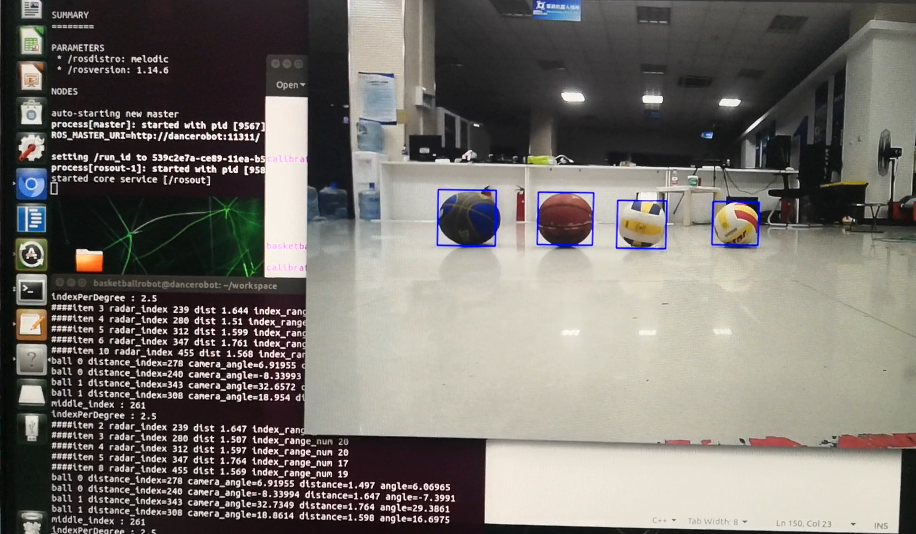
#> input picture images/detection.png, 1831 x 1068 px, given in place of the camera (shown at 1/2 size)
$ python cylinder_params_find.py
#> lines starting #> are read from the running program, lines starting #| are printed output that depends on the picture; after the words box and inside, x2 and y2 are one past the last pixel; in counts of white or black regions, pixels touching at a corner belong together
from __future__ import division
import cv2
import numpy as np

def nothing(*arg):
        pass

# Initial HSV GUI slider values to load on program start.
icol = (40, 100, 60, 130, 205, 175)    # Green
#icol = (18, 0, 196, 36, 255, 255)  # Yellow
#icol = (89, 0, 0, 125, 255, 255)  # Blue
#icol = (0, 100, 80, 10, 255, 255)   # Red
cv2.namedWindow('colorTest')
# Lower range colour sliders.
cv2.createTrackbar('lowHue', 'colorTest', icol[0], 255, nothing)
cv2.createTrackbar('lowSat', 'colorTest', icol[1], 255, nothing)
cv2.createTrackbar('lowVal', 'colorTest', icol[2], 255, nothing)
# Higher range colour sliders.
cv2.createTrackbar('highHue', 'colorTest', icol[3], 255, nothing)
cv2.createTrackbar('highSat', 'colorTest', icol[4], 255, nothing)
cv2.createTrackbar('highVal', 'colorTest', icol[5], 255, nothing)

# Raspberry pi file path example.
#frame = cv2.imread('/home/pi/python3/opencv/color-test/colour-circles-test.jpg')
# Windows file path example.
cap= cv2.VideoCapture(0)
cap.set(3,1280)
cap.set(4,720)
while True:
    _,frame =cap.read()
#> frame is the input picture: shape (1068, 1831, 3); mean B, G, R 107.4, 112.5, 116.8
    # Get HSV values from the GUI sliders.
    lowHue = cv2.getTrackbarPos('lowHue', 'colorTest')
    lowSat = cv2.getTrackbarPos('lowSat', 'colorTest')
    lowVal = cv2.getTrackbarPos('lowVal', 'colorTest')
    highHue = cv2.getTrackbarPos('highHue', 'colorTest')
    highSat = cv2.getTrackbarPos('highSat', 'colorTest')
    highVal = cv2.getTrackbarPos('highVal', 'colorTest')

    # Show the original image.
    cv2.imshow('frame', frame)

    # Blur methods available, comment or uncomment to try different blur methods.
    frameBGR = cv2.GaussianBlur(frame, (7, 7), 0)
    #frameBGR = cv2.medianBlur(frameBGR, 7)
    #frameBGR = cv2.bilateralFilter(frameBGR, 15 ,75, 75)
    """kernal = np.ones((15, 15), np.float32)/255
    frameBGR = cv2.filter2D(frameBGR, -1, kernal)"""

    # Show blurred image.
    cv2.imshow('blurred', frameBGR)

    # HSV (Hue, Saturation, Value).
    # Convert the frame to HSV colour model.
    hsv = cv2.cvtColor(frameBGR, cv2.COLOR_BGR2HSV)
#> hsv: shape (1068, 1831, 3); mean H, S, V 56.6, 39.3, 119.2

    # HSV values to define a colour range.
    colorLow = np.array([lowHue,lowSat,lowVal])
    colorHigh = np.array([highHue,highSat,highVal])
    mask = cv2.inRange(hsv, colorLow, colorHigh)
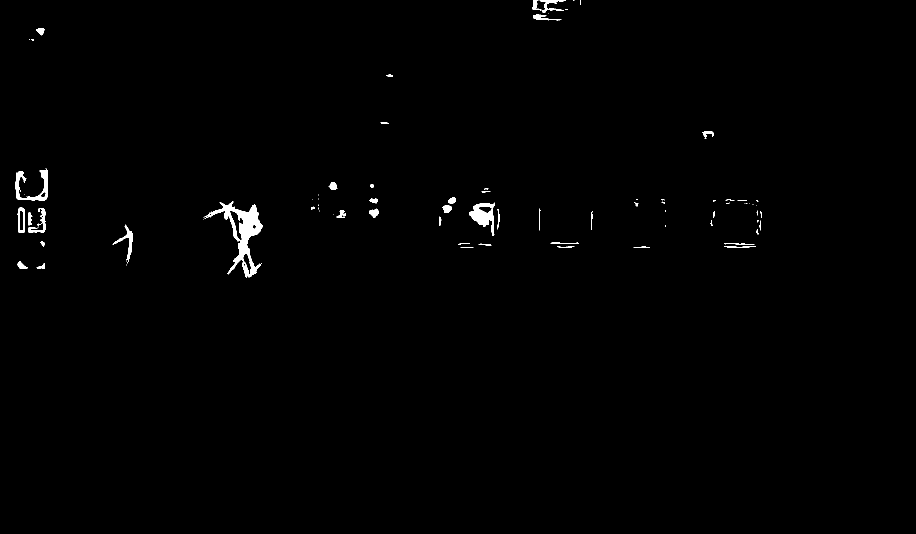
#> mask: shape (1068, 1831) (shown at 1/2 size); 0.67% white; 83 white regions (38 under 20 px), largest, box (x1, y1, x2, y2) and area: (407, 402, 525, 555) 4763, (938, 405, 989, 471) 1496, (30, 336, 96, 401) 1370
    # Show the first mask
    cv2.imshow('mask-plain', mask)

    kernal = cv2.getStructuringElement(cv2.MORPH_ELLIPSE, (7, 7))
    mask = cv2.morphologyEx(mask, cv2.MORPH_CLOSE, kernal)
#> mask: shape (1068, 1831); 0.74% white; 63 white regions (24 under 20 px), largest, box (x1, y1, x2, y2) and area: (407, 402, 525, 555) 5072, (938, 405, 989, 471) 1542, (30, 336, 96, 401) 1446
    mask = cv2.morphologyEx(mask, cv2.MORPH_OPEN, kernal)
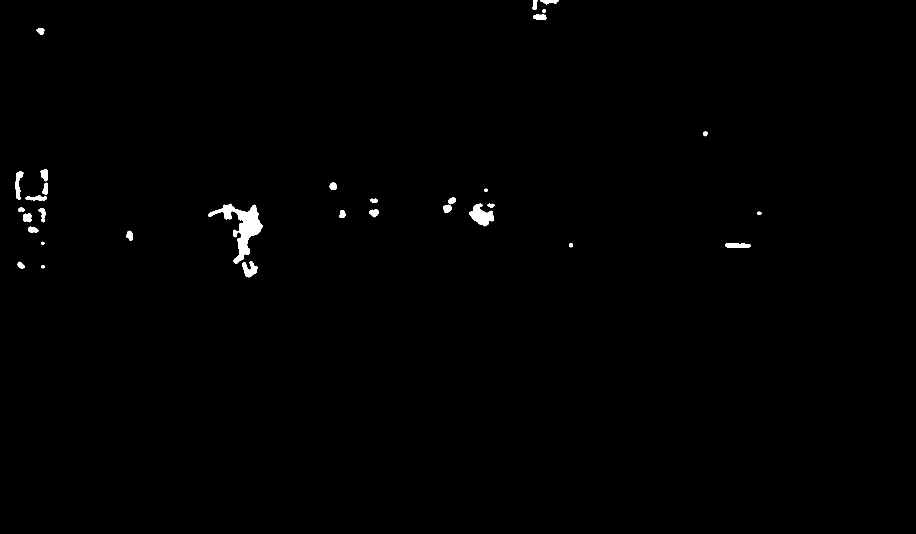
#> mask: shape (1068, 1831) (shown at 1/2 size); 0.55% white; 33 white regions, largest, box (x1, y1, x2, y2) and area: (416, 407, 525, 528) 3849, (938, 407, 988, 453) 1237, (485, 522, 516, 555) 567

    # Show morphological transformation mask
    cv2.imshow('mask', mask)

    # Put mask over top of the original image.
    result = cv2.bitwise_and(frame, frame, mask = mask)

    # Show final output image
    cv2.imshow('colorTest', result)

    k = cv2.waitKey(5) & 0xFF
#> (key Esc is pressed here)
    if k == 27:
        break

cv2.destroyAllWindows()

$ run again, on images/shoot.png
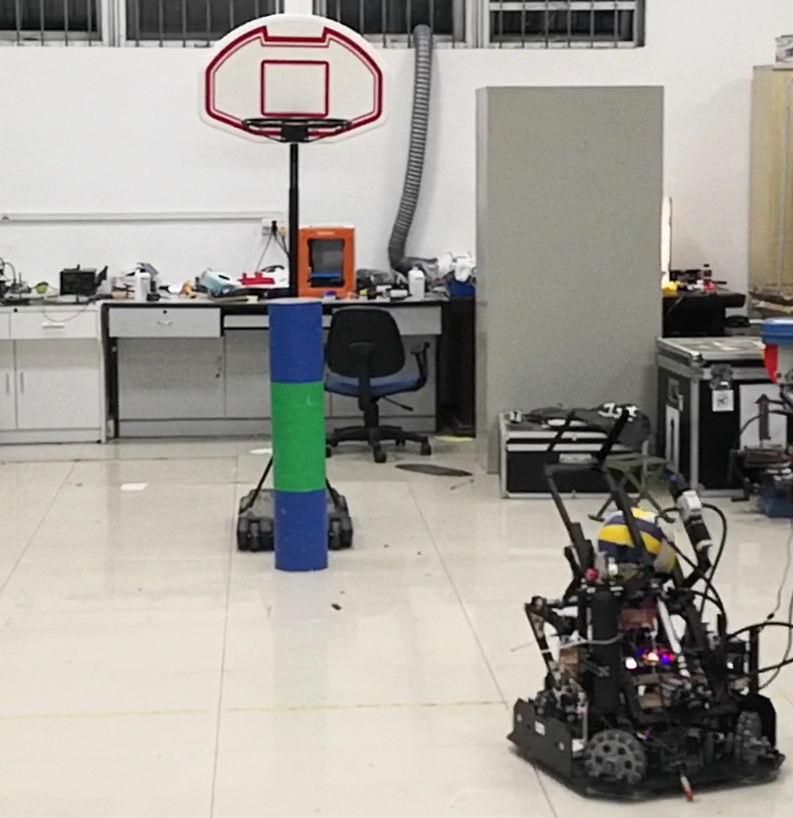
#> input picture images/shoot.png, 793 x 818 px, given in place of the camera
#> frame is the input picture: shape (818, 793, 3); mean B, G, R 150.8, 157.4, 160.7
#> hsv: shape (818, 793, 3); mean H, S, V 31, 23.7, 162.9
#> `mask = cv2.inRange(hsv, colorLow, colorHigh)`:
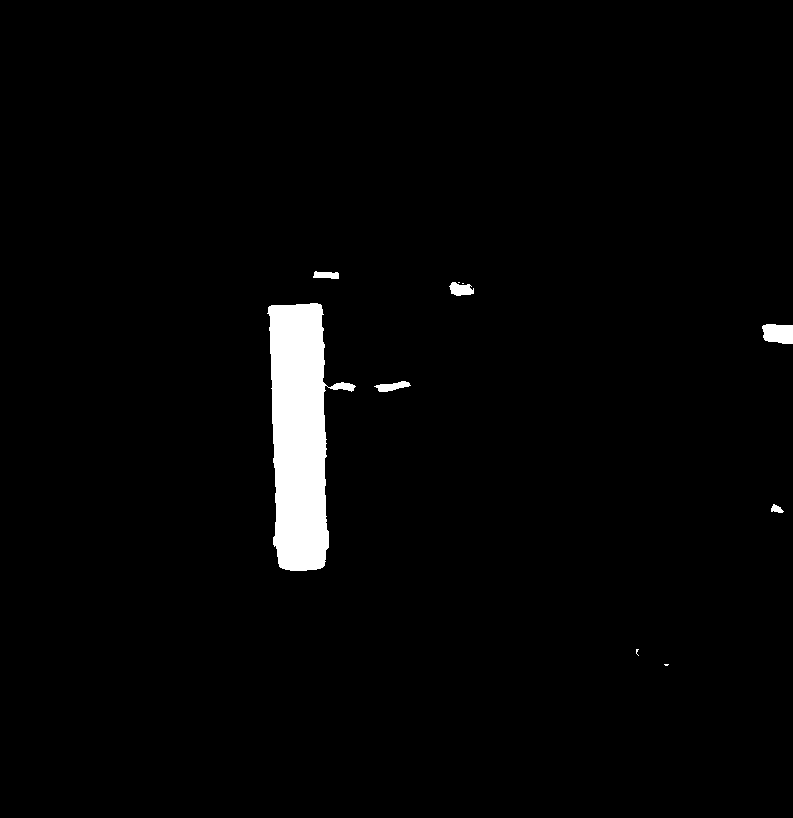
#> mask: shape (818, 793); 2.3% white; 10 white regions (4 under 20 px), largest, box (x1, y1, x2, y2) and area: (267, 303, 356, 571) 13966, (762, 324, 793, 344) 537, (449, 282, 474, 296) 243, (374, 381, 411, 392) 224, (313, 271, 339, 279) 158, (771, 504, 784, 513) 72
#> `result = cv2.bitwise_and(frame, frame, mask = mask)`:
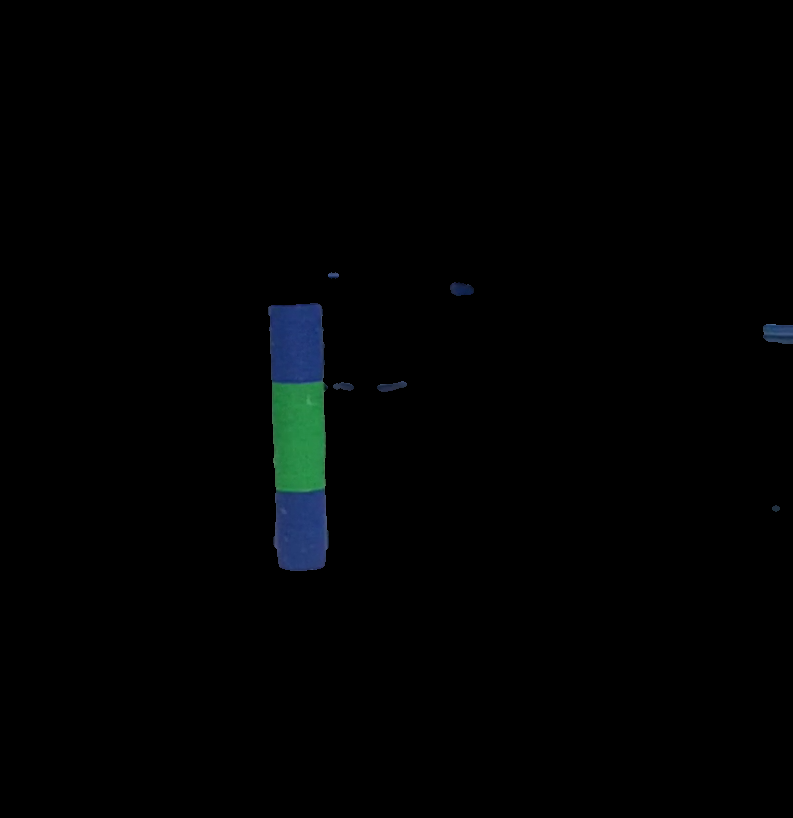
#> result: shape (818, 793, 3); mean B, G, R 2.2, 2, 0.9
